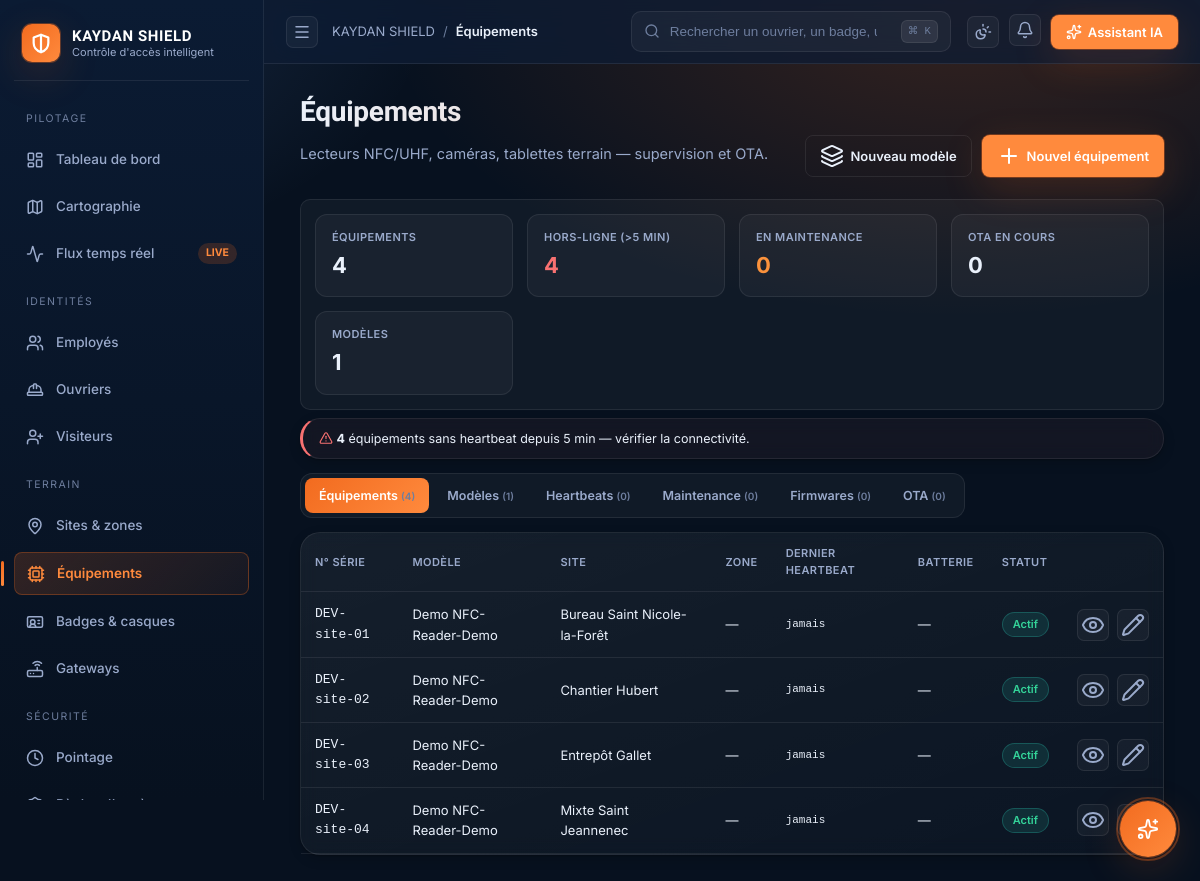
The app's page /devices/ (signed in) with its own data.
### devices/models.py (models this page shows, shortened)
class Device(UUIDModel, TimeStampedModel):
    STATUS_CHOICES = [
        ("active", "Actif"),
        ("inactive", "Inactif"),
        ("maintenance", "Maintenance"),
        ("lost", "Perdu / volé"),
    ]
    tenant = models.ForeignKey("core.Tenant", on_delete=models.CASCADE, related_name="devices")
    model = models.ForeignKey(DeviceModel, on_delete=models.PROTECT, related_name="devices")
    serial_number = models.CharField(max_length=120, unique=True, db_index=True)
    site = models.ForeignKey(
        "sites.Site", null=True, blank=True, on_delete=models.SET_NULL, related_name="devices",
    )
    zone = models.ForeignKey(
        "sites.Zone", null=True, blank=True, on_delete=models.SET_NULL, related_name="devices",
    )
    checkpoint = models.ForeignKey(
        "sites.Checkpoint", null=True, blank=True, on_delete=models.SET_NULL, related_name="devices",
    )
    api_key = models.ForeignKey(
        "accounts.APIKey", null=True, blank=True,
        on_delete=models.SET_NULL, related_name="devices",
    )
    status = models.CharField(max_length=12, choices=STATUS_CHOICES, default="active")
    ip_address = models.GenericIPAddressField(null=True, blank=True)
    mac_address = models.CharField(max_length=20, blank=True)
    firmware_version = models.CharField(max_length=40, blank=True)
    battery_level = models.PositiveSmallIntegerField(null=True, blank=True)
    commissioned_at = models.DateTimeField(null=True, blank=True)
    last_heartbeat_at = models.DateTimeField(null=True, blank=True)
    class Meta:
        ordering = ["serial_number"]
        indexes = [models.Index(fields=["tenant", "status"])]

class DeviceModel(TimeStampedModel):
    TYPE_CHOICES = [
        ("reader_uhf_fixed", "Lecteur UHF fixe"),
        ("reader_uhf_mobile", "Lecteur UHF mobile"),
        ("reader_nfc_fixed", "Lecteur NFC fixe"),
        ("reader_nfc_mobile", "Lecteur NFC mobile"),
        ("tag_uhf", "Tag RFID UHF"),
        ("beacon_ble", "Beacon BLE"),
        ("tablet", "Tablette"),
        ("smartphone", "Smartphone"),
        ("id_scanner", "Scanner pièce d'identité"),
        ("door_lock", "Gâche électrique"),
        ("camera", "Caméra"),
        ("portique", "Portique RFID"),
    ]
    brand = models.CharField(max_length=120)
    model = models.CharField(max_length=180)
    type = models.CharField(max_length=24, choices=TYPE_CHOICES)
    spec = models.JSONField(default=dict, blank=True)
    is_active = models.BooleanField(default=True)
    class Meta:
        unique_together = ("brand", "model")
        ordering = ["brand", "model"]

### sites/models.py (models this page shows, shortened)
class Site(UUIDModel, TimeStampedModel):
    TYPE_CHOICES = [
        ("office", "Bureau"),
        ("warehouse", "Entrepôt / Stockage"),
        ("construction", "Chantier"),
        ("mixed", "Mixte"),
    ]
    STATUS_CHOICES = [
        ("active", "Actif"),
        ("inactive", "Inactif"),
        ("archived", "Archivé"),
    ]
    tenant = models.ForeignKey("core.Tenant", on_delete=models.CASCADE, related_name="sites")
    company = models.ForeignKey(
        "core.Company", on_delete=models.SET_NULL,
        null=True, blank=True, related_name="sites",
    )
    name = models.CharField(max_length=180)
    code = models.SlugField(max_length=40)
    type = models.CharField(max_length=16, choices=TYPE_CHOICES, default="office")
    status = models.CharField(max_length=12, choices=STATUS_CHOICES, default="active")
    address = models.ForeignKey(
        "core.Address", on_delete=models.SET_NULL, null=True, blank=True, related_name="sites",
    )
    latitude = models.DecimalField(max_digits=9, decimal_places=6, null=True, blank=True)
    longitude = models.DecimalField(max_digits=9, decimal_places=6, null=True, blank=True)
    geofence = models.JSONField(default=dict, blank=True, help_text="Polygone GeoJSON optionnel")
    timezone = models.CharField(max_length=64, default="Africa/Abidjan")
    project_manager_name = models.CharField(max_length=180, blank=True)
    site_supervisor_name = models.CharField(max_length=180, blank=True)
    risk_level = models.CharField(
        max_length=10, blank=True,
        choices=[("low", "Faible"), ("medium", "Moyen"), ("high", "Élevé"), ("extreme", "Critique")],
    )
    start_date = models.DateField(null=True, blank=True)
    end_date = models.DateField(null=True, blank=True)
    class Meta:
        unique_together = ("tenant", "code")
        ordering = ["name"]

### administration/views.py (the view)
# urls.py: path("devices/",          views.DevicesView.as_view(),       name="admin-devices"),
class DevicesView(BaseAdminView):
    template_name = "administration/devices.html"
    active_nav = "devices"
    page_title = "Équipements"
    breadcrumb = "Équipements"
    def get_context_data(self, **kwargs):
        ctx = super().get_context_data(**kwargs)
        from datetime import timedelta
        from django.utils import timezone
        tab = self.request.GET.get("tab", "devices")
        ctx["tab"] = tab if tab in ("devices", "models", "heartbeats",
                                      "maintenance", "firmwares", "ota") else "devices"
        try:
            from devices.models import (Device, DeviceHeartbeat,
                                          DeviceMaintenance, DeviceModel,
                                          FirmwareVersion, OTAUpdate)
            if ctx["tab"] == "devices":
                qs = Device.objects.select_related("model", "site").order_by("serial_number")
                page_obj, page_qs = paginate(qs, self.request, per_page=25)
                ctx["page_obj"] = page_obj
                ctx["devices"] = page_qs
            elif ctx["tab"] == "models":
                mqs = DeviceModel.objects.order_by("brand", "model")
                page_obj, page_qs = paginate(mqs, self.request, per_page=25)
                ctx["page_obj"] = page_obj
                ctx["models"] = page_qs
            elif ctx["tab"] == "heartbeats":
                hqs = (DeviceHeartbeat.objects.select_related("device")
                       .order_by("-created_at"))
                page_obj, page_qs = paginate(hqs, self.request, per_page=25)
                ctx["page_obj"] = page_obj
                ctx["heartbeats"] = page_qs
            elif ctx["tab"] == "maintenance":
                mqs = (DeviceMaintenance.objects.select_related("device")
                       .order_by("-started_at"))
                page_obj, page_qs = paginate(mqs, self.request, per_page=25)
                ctx["page_obj"] = page_obj
                ctx["maintenances"] = page_qs
            elif ctx["tab"] == "firmwares":
                fqs = (FirmwareVersion.objects.select_related("device_model")
                       .order_by("-is_published", "-created_at"))
                page_obj, page_qs = paginate(fqs, self.request, per_page=25)
                ctx["page_obj"] = page_obj
                ctx["firmwares"] = page_qs
            elif ctx["tab"] == "ota":
                oqs = (OTAUpdate.objects.select_related("device", "firmware")
                       .order_by("-scheduled_for"))
                page_obj, page_qs = paginate(oqs, self.request, per_page=25)
                ctx["page_obj"] = page_obj
                ctx["ota_updates"] = page_qs
            now = timezone.now()
            cutoff = now - timedelta(minutes=5)
            ctx["models_count"] = DeviceModel.objects.count()
            ctx["count_devices"] = Device.objects.count()
            ctx["count_heartbeats"] = DeviceHeartbeat.objects.count()
            ctx["count_maintenance"] = DeviceMaintenance.objects.filter(
                ended_at__isnull=True).count()
            ctx["count_firmwares"] = FirmwareVersion.objects.count()
            ctx["count_ota"] = OTAUpdate.objects.filter(
                status__in=("pending", "in_progress")).count()
            ctx["devices_offline"] = Device.objects.filter(
                last_heartbeat_at__isnull=False, last_heartbeat_at__lt=cutoff,
            ).count() + Device.objects.filter(last_heartbeat_at__isnull=True).count()
        except Exception:
            for k in ("devices", "models", "heartbeats", "maintenances",
                      "firmwares", "ota_updates"):
                ctx[k] = []
            for k in ("page_obj",):
                ctx[k] = None
            for k in ("models_count", "count_devices", "count_heartbeats",
                      "count_maintenance", "count_firmwares", "count_ota",
                      "devices_offline"):
                ctx[k] = 0
        return ctx

### accounts/rbac.py (called while the page is built, shortened)
def user_permissions(user) -> set[str]:
    if not user or not user.is_authenticated:
        return set()
    if user.is_superuser:
        return {"*"}

### administration/views.py (called while the page is built, shortened)
def paginate(qs, request, per_page: int = 25, page_param: str = "page"):
    from django.core.paginator import EmptyPage, Paginator
    paginator = Paginator(qs, per_page)
    raw = request.GET.get(page_param) or "1"
    try:
        page_num = int(raw)
    except (TypeError, ValueError):
        page_num = 1
    try:
        page_obj = paginator.page(page_num)
    except EmptyPage:
        page_obj = paginator.page(paginator.num_pages or 1)
    return page_obj, list(page_obj.object_list)

    def dispatch(self, request, *args, **kwargs):
        if not request.user.is_authenticated:
            from django.shortcuts import redirect
            from urllib.parse import urlencode
            return redirect(f"/auth/login/?{urlencode({'next': request.get_full_path()})}")
        codes = self.permission_required
        return super().dispatch(request, *args, **kwargs)

    def get_context_data(self, **kwargs):
        ctx = super().get_context_data(**kwargs)
        ctx.update({
            "active_nav": self.active_nav,
            "page_title": self.page_title,
            "page_subtitle": self.page_subtitle,
            "breadcrumb": self.breadcrumb or self.page_title,
            "open_alerts_count": self._safe_count("antifraud", "FraudAlert", status="open"),
        })
        try:
            from accounts.rbac import user_permissions
            ctx["user_perms"] = user_permissions(self.request.user)
        except Exception:
            ctx["user_perms"] = set()
        return ctx

    @staticmethod
    def _safe_count(app_label: str, model_name: str, **filters) -> int:
        try:
            from django.apps import apps
            return apps.get_model(app_label, model_name).objects.filter(**filters).count()
        except Exception:
            return 0

### templates/administration/devices.html (shortened to what this page needs)
{% extends "layout/base.html" %}
{% load admin_filters %}
{% block page_subtitle %}Lecteurs NFC/UHF, caméras, tablettes terrain — supervision et OTA.{% endblock %}
{% block breadcrumb %}Équipements{% endblock %}
{% block page_actions %}
  {% if tab == 'maintenance' %}
    <a class="btn btn-primary" href="{% url 'admin-devicemaint-create' %}"><i data-lucide="wrench"></i> Nouveau ticket</a>
  {% elif tab == 'firmwares' %}
    <a class="btn btn-primary" href="{% url 'admin-firmware-create' %}"><i data-lucide="upload"></i> Publier firmware</a>
  {% elif tab == 'ota' %}
    <a class="btn btn-primary" href="{% url 'admin-ota-create' %}"><i data-lucide="download-cloud"></i> Planifier OTA</a>
  {% elif tab == 'models' %}
    <a class="btn btn-primary" href="{% url 'admin-devicemodel-create' %}"><i data-lucide="layers"></i> Nouveau modèle</a>
  {% else %}
    <a class="btn btn-ghost" href="{% url 'admin-devicemodel-create' %}"><i data-lucide="layers"></i> Nouveau modèle</a>
    <a class="btn btn-primary" href="{% url 'admin-device-create' %}"><i data-lucide="plus"></i> Nouvel équipement</a>
  {% endif %}
{% endblock %}
{% block content %}
  <section class="statstrip mb-2">
    <div><div class="label">Équipements</div><div class="value">{{ count_devices }}</div></div>
    <div><div class="label">Hors-ligne (>5 min)</div><div class="value text-danger">{{ devices_offline }}</div></div>
    <div><div class="label">En maintenance</div><div class="value text-warning">{{ count_maintenance }}</div></div>
    <div><div class="label">OTA en cours</div><div class="value">{{ count_ota }}</div></div>
    <div><div class="label">Modèles</div><div class="value">{{ models_count }}</div></div>
  </section>
  {% if devices_offline %}
  <section class="card mb-2" style="padding:10px 16px;border-left:3px solid var(--danger);background:rgba(248,113,113,.05);font-size:12.5px">
    <i data-lucide="alert-triangle" style="width:14px;height:14px;color:var(--danger);vertical-align:-2px"></i>
    <strong>{{ devices_offline }}</strong> équipement{{ devices_offline|pluralize }} sans heartbeat depuis 5 min — vérifier la connectivité.
  </section>
  {% endif %}
  <nav class="tabs mb-2">
    <a class="tab {% if tab == 'devices' %}is-active{% endif %}" href="?tab=devices">
      Équipements <span class="text-dim" style="font-size:10px">({{ count_devices }})</span>
    </a>
    <a class="tab {% if tab == 'models' %}is-active{% endif %}" href="?tab=models">
      Modèles <span class="text-dim" style="font-size:10px">({{ models_count }})</span>
    </a>
    <a class="tab {% if tab == 'heartbeats' %}is-active{% endif %}" href="?tab=heartbeats">
      Heartbeats <span class="text-dim" style="font-size:10px">({{ count_heartbeats }})</span>
    </a>
    <a class="tab {% if tab == 'maintenance' %}is-active{% endif %}" href="?tab=maintenance">
      Maintenance <span class="text-dim" style="font-size:10px">({{ count_maintenance }})</span>
    </a>
    <a class="tab {% if tab == 'firmwares' %}is-active{% endif %}" href="?tab=firmwares">
      Firmwares <span class="text-dim" style="font-size:10px">({{ count_firmwares }})</span>
    </a>
    <a class="tab {% if tab == 'ota' %}is-active{% endif %}" href="?tab=ota">
      OTA <span class="text-dim" style="font-size:10px">({{ count_ota }})</span>
    </a>
  </nav>
  <section class="card" style="padding:0">
    {% if tab == 'devices' %}
      {% if devices %}
      <div class="table-wrap"><table class="table">
        <thead><tr><th>N° série</th><th>Modèle</th><th>Site</th><th>Zone</th><th>Dernier heartbeat</th><th>Batterie</th><th>Statut</th><th></th></tr></thead>
        <tbody>
          {% for d in devices %}
          <tr>
            <td class="mono">{{ d.serial_number }}</td>
            <td>{{ d.model.brand }} {{ d.model.model }}</td>
            <td>{{ d.site.name|default:"—" }}</td>
            <td>{{ d.zone.name|default:"—" }}</td>
            <td class="mono" style="font-size:11px">{{ d.last_heartbeat_at|date:"d/m H:i:s"|default:"jamais" }}</td>
            <td>{% if d.battery_level %}{{ d.battery_level }} %{% else %}—{% endif %}</td>
            <td>{% if d.status == 'active' %}<span class="pill pill-success">Actif</span>{% elif d.status == 'maintenance' %}<span class="pill pill-warning">Maintenance</span>{% elif d.status == 'offline' %}<span class="pill pill-danger">Offline</span>{% else %}<span class="pill pill-muted">{{ d.get_status_display }}</span>{% endif %}</td>
            <td><div class="row gap-2">
              <a class="icon-btn" href="{% url 'admin-device-detail' d.pk %}"><i data-lucide="eye"></i></a>
              <a class="icon-btn" href="{% url 'admin-device-update' d.pk %}"><i data-lucide="pencil"></i></a>
            </div></td>
          </tr>
          {% endfor %}
        </tbody></table></div>
      {% else %}{% include "administration/_partials/empty_card.html" with icon="cpu" title="Aucun équipement" cta_label="Enregistrer" cta_url="/devices-mng/new/" %}{% endif %}
    {% endif %}
  </section>
{% endblock %}

### records on screen
Device: serial_number "DEV-site-01", model.brand "Demo", model.model "NFC-Reader-Demo", site.name "Bureau Saint Nicole-la-Forêt", zone.name "—", last_heartbeat_at "jamais", status "Actif"
Device: serial_number "DEV-site-02", model.brand "Demo", model.model "NFC-Reader-Demo", site.name "Chantier Hubert", zone.name "—", last_heartbeat_at "jamais", status "Actif"
Device: serial_number "DEV-site-03", model.brand "Demo", model.model "NFC-Reader-Demo", site.name "Entrepôt Gallet", zone.name "—", last_heartbeat_at "jamais", status "Actif"
Device: serial_number "DEV-site-04", model.brand "Demo", model.model "NFC-Reader-Demo", site.name "Mixte Saint Jeannenec", zone.name "—", last_heartbeat_at "jamais", status "Actif"

### other values on screen
{{ count_devices }} "4"
{{ devices_offline }} "4"
{{ count_maintenance }} "0"
{{ count_ota }} "0"
{{ models_count }} "1"
{{ count_heartbeats }} "0"
{{ count_firmwares }} "0"
